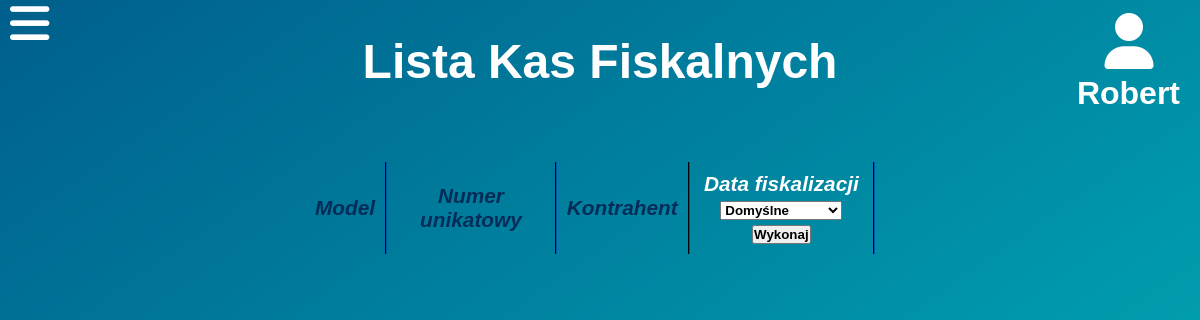
Page /listaKasFiskalnych.php (signed in) on the earlier database version.
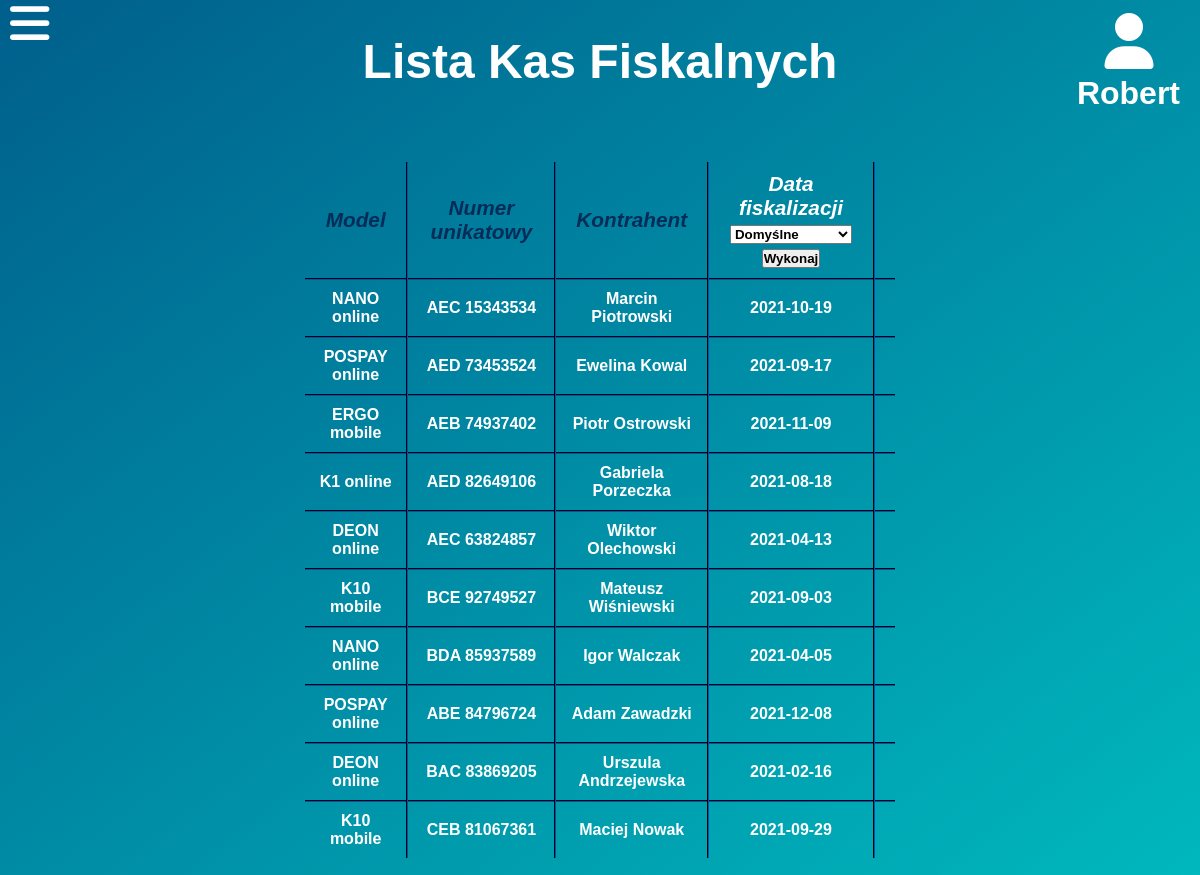
Same page on the later database version.
### tables this page shows
CREATE TABLE `kasy` (
  `id` int(2) NOT NULL,
  `data_fisk` date NOT NULL,
  `kontrahent` int(2) NOT NULL,
  `nip` varchar(13) NOT NULL,
  `telefon` int(9) NOT NULL,
  `nr_unikatowy` varchar(12) NOT NULL,
  `model` varchar(20) NOT NULL
);

CREATE TABLE `klienci` (
  `id` int(2) NOT NULL,
  `nip` varchar(13) NOT NULL,
  `nazwa` varchar(20) NOT NULL,
  `adres` varchar(15) NOT NULL,
  `miejscowosc` varchar(25) NOT NULL,
  `telefon` int(9) NOT NULL,
  `email` varchar(20) NOT NULL
);

### listaKasFiskalnych.php (the view, shortened to what this page needs)
<?php
$host = "localhost";
$name = "root";
$pass = "";
$dbname = "projekt";
$conn = mysqli_connect($host, $name, $pass, $dbname);
?>
<!DOCTYPE html>
<html lang="pl">
<head>
    <link rel="stylesheet" href="CSS/style-menu.css">
    <link rel="stylesheet" href="CSS/style-strona.css">
</head>
<body class="menu-preload">
    <div id='main'>
        <div id="heading-user">
            <div id="heading">
                <h1>Lista Kas Fiskalnych</h1>
            </div>
            <div id='logged-user'>
                <span id="logged-user-icon"><i class="fas fa-user" onClick="managePopupWindow()"></i></span><?php echo "<p>".$_SESSION['imie']."</p>";?>
            </div>
        </div>
        <div class='content'>
            <table class='dane-tabele'>
                <tr>
                    <th>Model</th>
                    <th>Numer unikatowy</th>
                    <th>Kontrahent</th>
                    <th><form method="POST">Data fiskalizacji <br/><select name="sortowanie">
                            <option value="default" name="default">Domyślne</option>
                        </select> <input type="submit" value="Wykonaj"></form></th>
                    <th></th>
                </tr>
            <?php
                $wybor=$_POST['sortowanie'];
                if(mysqli_connect_errno()) echo "Problemy techniczne, proszę spróbować później.";
                else{
                    if((!isset($wybor))||($wybor=="default"))$kwerenda = "SELECT * FROM kasy, klienci WHERE kasy.kontrahent=klienci.id";
                    if($wynik=mysqli_query($conn, $kwerenda)){
                    while($row=mysqli_fetch_array($wynik)){
                        echo '<tr><td>'.$row['model'].'</td><td>'.$row['nr_unikatowy'].'</td><td>'.$row['nazwa'].'</td><td>'.$row['data_fisk'].'</td>';
                    }
                }
                }
            ?>
            </table>
        </div>
        <div>
            <label for="menu-checkbox" id="menu-checkbox2">
                <i class="fas fa-bars"></i>
            </label>
        </div>
    </div>
</body>
</html>

Differences in the rows shown:
added kasy: model "NANO online", nr_unikatowy "AEC 15343534", kontrahent.nazwa "Marcin Piotrowski", data_fisk "2021-10-19"
added kasy: model "POSPAY online", nr_unikatowy "AED 73453524", kontrahent.nazwa "Ewelina Kowal", data_fisk "2021-09-17"
added kasy: model "ERGO mobile", nr_unikatowy "AEB 74937402", kontrahent.nazwa "Piotr Ostrowski", data_fisk "2021-11-09"
added kasy: model "K1 online", nr_unikatowy "AED 82649106", kontrahent.nazwa "Gabriela Porzeczka", data_fisk "2021-08-18"
added kasy: model "DEON online", nr_unikatowy "AEC 63824857", kontrahent.nazwa "Wiktor Olechowski", data_fisk "2021-04-13"
added kasy: model "K10 mobile", nr_unikatowy "BCE 92749527", kontrahent.nazwa "Mateusz Wiśniewski", data_fisk "2021-09-03"
added kasy: model "NANO online", nr_unikatowy "BDA 85937589", kontrahent.nazwa "Igor Walczak", data_fisk "2021-04-05"
added kasy: model "POSPAY online", nr_unikatowy "ABE 84796724", kontrahent.nazwa "Adam Zawadzki", data_fisk "2021-12-08"
added kasy: model "DEON online", nr_unikatowy "BAC 83869205", kontrahent.nazwa "Urszula Andrzejewska", data_fisk "2021-02-16"
added kasy: model "K10 mobile", nr_unikatowy "CEB 81067361", kontrahent.nazwa "Maciej Nowak", data_fisk "2021-09-29"
